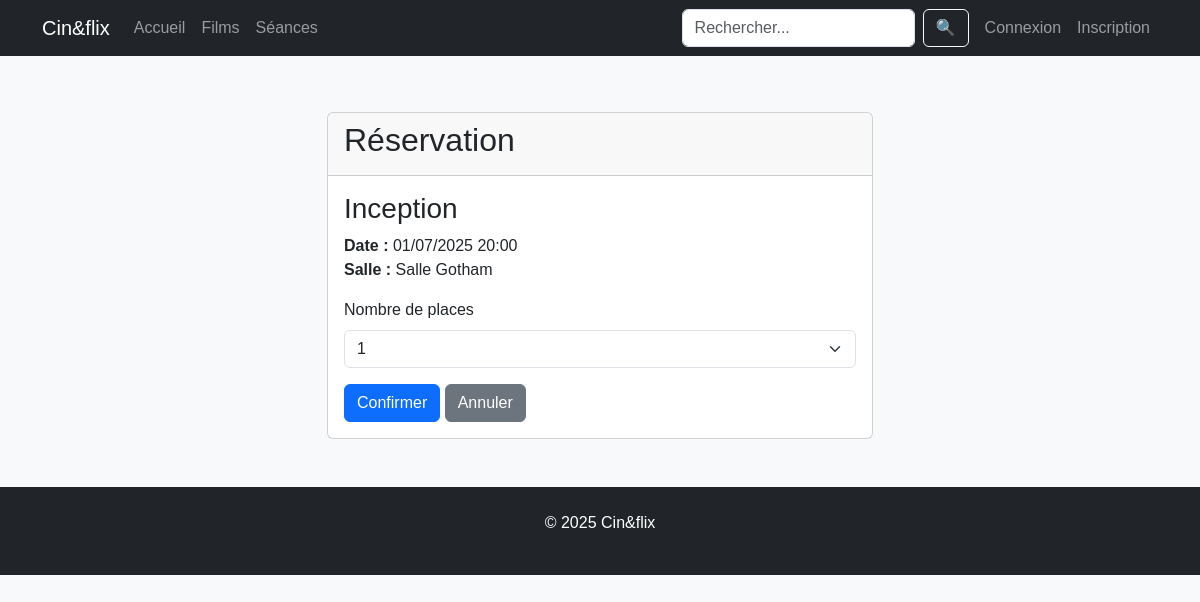
Screenshot of /reservation.php?id_seance=1 with the database file from the repository.
### tables this page shows
CREATE TABLE IF NOT EXISTS `seances` (
  `id` int NOT NULL AUTO_INCREMENT,
  `horaires` datetime NOT NULL,
  `id_film` int NOT NULL,
  `id_lieu` int NOT NULL,
  PRIMARY KEY (`id`),
  KEY `seances_films_FK` (`id_film`),
  KEY `seances_lieux0_FK` (`id_lieu`)
);

CREATE TABLE IF NOT EXISTS `films` (
  `id` int NOT NULL AUTO_INCREMENT,
  `titre` varchar(50) NOT NULL,
  `annee` year NOT NULL,
  `url_image` text NOT NULL,
  `description` text NOT NULL,
  PRIMARY KEY (`id`)
);

CREATE TABLE IF NOT EXISTS `lieux` (
  `id` int NOT NULL AUTO_INCREMENT,
  `salle` varchar(50) NOT NULL,
  PRIMARY KEY (`id`)
);

### reservation.php (the view, shortened to what this page needs)
<?php session_start();
require_once 'includes/config.php';
$seanceId = (int)$_GET['id_seance'];
$query = $db->prepare("
    SELECT s.*, f.titre, l.salle
    FROM seances s
    JOIN films f ON s.id_film = f.id
    JOIN lieux l ON s.id_lieu = l.id
    WHERE s.id = ? AND s.horaires > NOW()
");
$query->execute([$seanceId]);
$seance = $query->fetch(PDO::FETCH_ASSOC);
include 'includes/header.php';
?>
<div class="row">
    <div class="col-md-6 offset-md-3">
        <div class="card">
            <div class="card-header">
                <h2>Réservation</h2>
            </div>
            <div class="card-body">
                <h3><?= $seance['titre'] ?></h3>
                <p>
                    <strong>Date :</strong> <?= date('d/m/Y H:i', strtotime($seance['horaires'])) ?><br>
                    <strong>Salle :</strong> <?= $seance['salle'] ?>
                </p>
                <form method="post">
                    <div class="mb-3">
                        <label for="places" class="form-label">Nombre de places</label>
                        <select class="form-select" id="places" name="places">
                            <?php for ($i = 1; $i <= 10; $i++): ?>
                            <option value="<?= $i ?>"><?= $i ?></option>
                            <?php endfor; ?>
                        </select>
                    </div>
                    <button type="submit" class="btn btn-primary">Confirmer</button>
                    <a href="film.php?id=<?= $seance['id_film'] ?>" class="btn btn-secondary">Annuler</a>
                </form>
            </div>
        </div>
    </div>
</div>
<?php include 'includes/footer.php'; ?>

### assets/css/style.css (style rules this page uses)
body { background-color: #f8f9fa; font-family: 'Arial', sans-serif; margin: 0; min-height: 100vh; display: flex; flex-direction: column; }
.card { transition: transform 0.3s; cursor: pointer; }

### rows the page displays
seances: id_film.titre "Inception", horaires "01/07/2025 20:00", id_lieu.salle "Salle Gotham"

### other values shown
SITE_NAME "Cin&flix"
form field places "1"
